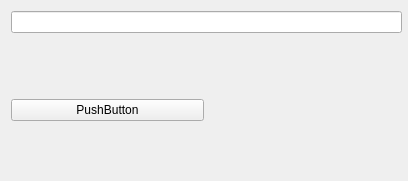
<?xml version="1.0" encoding="UTF-8"?>
<ui version="4.0">
 <class>Form</class>
 <widget class="QWidget" name="Form">
  <property name="geometry">
   <rect>
    <x>0</x>
    <y>0</y>
    <width>408</width>
    <height>181</height>
   </rect>
  </property>
  <property name="windowTitle">
   <string>Form</string>
  </property>
  <widget class="QWidget" name="">
   <property name="geometry">
    <rect>
     <x>11</x>
     <y>11</y>
     <width>391</width>
     <height>171</height>
    </rect>
   </property>
   <layout class="QVBoxLayout" name="verticalLayout">
    <item>
     <widget class="QLineEdit" name="lineEdit">
      <property name="text">
       <string/>
      </property>
     </widget>
    </item>
    <item>
     <layout class="QHBoxLayout" name="horizontalLayout">
      <item>
       <widget class="QPushButton" name="pushButton">
        <property name="text">
         <string>PushButton</string>
        </property>
       </widget>
      </item>
      <item>
       <widget class="QLabel" name="label">
        <property name="text">
         <string/>
        </property>
       </widget>
      </item>
     </layout>
    </item>
   </layout>
  </widget>
 </widget>
 <resources/>
 <connections/>
</ui>
